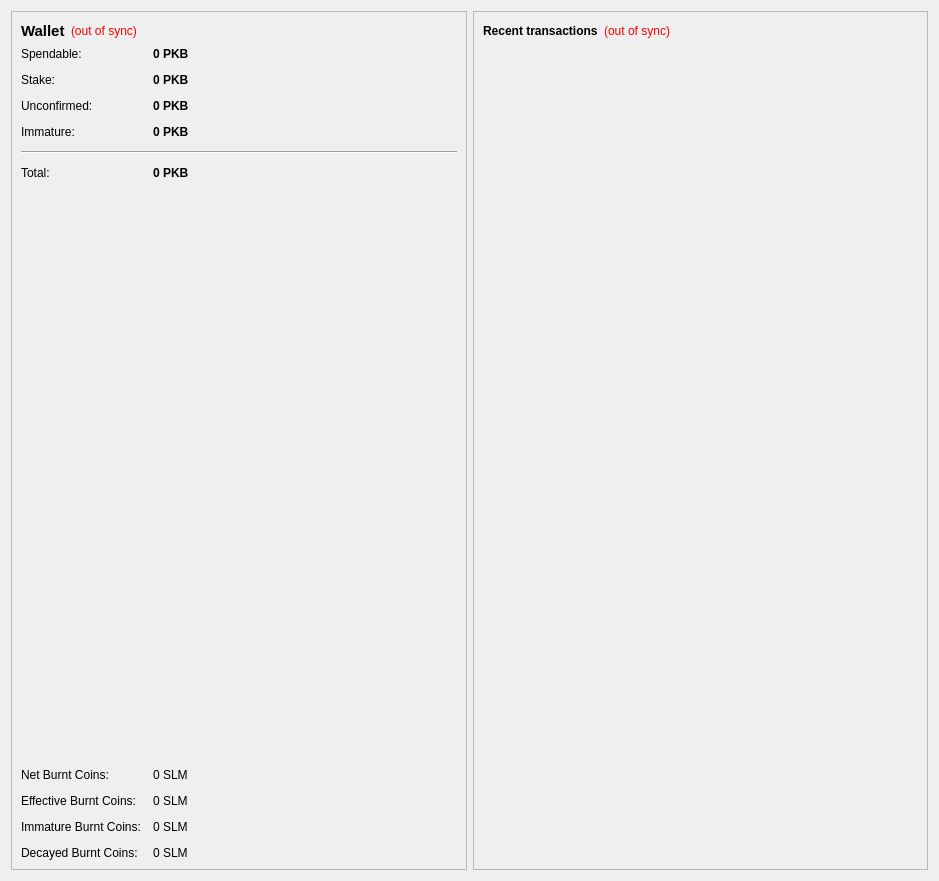
<?xml version="1.0" encoding="UTF-8"?>
<ui version="4.0">
 <class>OverviewPage</class>
 <widget class="QWidget" name="OverviewPage">
  <property name="geometry">
   <rect>
    <x>0</x>
    <y>0</y>
    <width>939</width>
    <height>881</height>
   </rect>
  </property>
  <property name="windowTitle">
   <string>Form</string>
  </property>
  <layout class="QHBoxLayout" name="horizontalLayout" stretch="0,0">
   <item>
    <layout class="QVBoxLayout" name="verticalLayout_2">
     <item>
      <widget class="QFrame" name="frame">
       <property name="frameShape">
        <enum>QFrame::StyledPanel</enum>
       </property>
       <property name="frameShadow">
        <enum>QFrame::Raised</enum>
       </property>
       <layout class="QVBoxLayout" name="verticalLayout_4">
        <item>
         <layout class="QHBoxLayout" name="horizontalLayout_4">
          <item>
           <widget class="QLabel" name="label_5">
            <property name="font">
             <font>
              <pointsize>11</pointsize>
              <weight>75</weight>
              <bold>true</bold>
             </font>
            </property>
            <property name="text">
             <string>Wallet</string>
            </property>
           </widget>
          </item>
          <item>
           <widget class="QLabel" name="labelWalletStatus">
            <property name="toolTip">
             <string>The displayed information may be out of date. Your wallet automatically synchronizes with the BitCrystalSaphir network after a connection is established, but this process has not completed yet.</string>
            </property>
            <property name="styleSheet">
             <string notr="true">QLabel { color: red; }</string>
            </property>
            <property name="text">
             <string notr="true">(out of sync)</string>
            </property>
            <property name="alignment">
             <set>Qt::AlignLeading|Qt::AlignLeft|Qt::AlignVCenter</set>
            </property>
           </widget>
          </item>
          <item>
           <spacer name="horizontalSpacer_2">
            <property name="orientation">
             <enum>Qt::Horizontal</enum>
            </property>
            <property name="sizeHint" stdset="0">
             <size>
              <width>40</width>
              <height>20</height>
             </size>
            </property>
           </spacer>
          </item>
         </layout>
        </item>
        <item>
         <layout class="QFormLayout" name="formLayout_2">
          <property name="fieldGrowthPolicy">
           <enum>QFormLayout::AllNonFixedFieldsGrow</enum>
          </property>
          <property name="horizontalSpacing">
           <number>12</number>
          </property>
          <property name="verticalSpacing">
           <number>12</number>
          </property>
          <item row="0" column="0">
           <widget class="QLabel" name="label">
            <property name="text">
             <string>Spendable:</string>
            </property>
           </widget>
          </item>
          <item row="0" column="1">
           <widget class="QLabel" name="labelBalance">
            <property name="font">
             <font>
              <weight>75</weight>
              <bold>true</bold>
             </font>
            </property>
            <property name="cursor">
             <cursorShape>IBeamCursor</cursorShape>
            </property>
            <property name="toolTip">
             <string>Your current spendable balance</string>
            </property>
            <property name="text">
             <string notr="true">0 PKB</string>
            </property>
            <property name="textInteractionFlags">
             <set>Qt::LinksAccessibleByMouse|Qt::TextSelectableByKeyboard|Qt::TextSelectableByMouse</set>
            </property>
           </widget>
          </item>
          <item row="1" column="0">
           <widget class="QLabel" name="label_6">
            <property name="text">
             <string>Stake:</string>
            </property>
           </widget>
          </item>
          <item row="1" column="1">
           <widget class="QLabel" name="labelStake">
            <property name="font">
             <font>
              <weight>75</weight>
              <bold>true</bold>
             </font>
            </property>
            <property name="cursor">
             <cursorShape>IBeamCursor</cursorShape>
            </property>
            <property name="toolTip">
             <string>Total of coins that was staked, and do not yet count toward the current balance</string>
            </property>
            <property name="text">
             <string notr="true">0 PKB</string>
            </property>
            <property name="textInteractionFlags">
             <set>Qt::LinksAccessibleByMouse|Qt::TextSelectableByKeyboard|Qt::TextSelectableByMouse</set>
            </property>
           </widget>
          </item>
          <item row="2" column="0">
           <widget class="QLabel" name="label_3">
            <property name="text">
             <string>Unconfirmed:</string>
            </property>
           </widget>
          </item>
          <item row="2" column="1">
           <widget class="QLabel" name="labelUnconfirmed">
            <property name="font">
             <font>
              <weight>75</weight>
              <bold>true</bold>
             </font>
            </property>
            <property name="cursor">
             <cursorShape>IBeamCursor</cursorShape>
            </property>
            <property name="toolTip">
             <string>Total of transactions that have yet to be confirmed, and do not yet count toward the current balance</string>
            </property>
            <property name="text">
             <string notr="true">0 PKB</string>
            </property>
            <property name="textInteractionFlags">
             <set>Qt::LinksAccessibleByMouse|Qt::TextSelectableByKeyboard|Qt::TextSelectableByMouse</set>
            </property>
           </widget>
          </item>
          <item row="3" column="0">
           <widget class="QLabel" name="labelImmatureText">
            <property name="text">
             <string>Immature:</string>
            </property>
           </widget>
          </item>
          <item row="3" column="1">
           <widget class="QLabel" name="labelImmature">
            <property name="font">
             <font>
              <weight>75</weight>
              <bold>true</bold>
             </font>
            </property>
            <property name="toolTip">
             <string>Mined balance that has not yet matured</string>
            </property>
            <property name="text">
             <string notr="true">0 PKB</string>
            </property>
            <property name="textInteractionFlags">
             <set>Qt::LinksAccessibleByMouse|Qt::TextSelectableByKeyboard|Qt::TextSelectableByMouse</set>
            </property>
           </widget>
          </item>
          <item row="4" column="0" colspan="2">
           <widget class="Line" name="line">
            <property name="orientation">
             <enum>Qt::Horizontal</enum>
            </property>
           </widget>
          </item>
          <item row="5" column="0">
           <widget class="QLabel" name="labelTotalText">
            <property name="text">
             <string>Total:</string>
            </property>
           </widget>
          </item>
          <item row="5" column="1">
           <widget class="QLabel" name="labelTotal">
            <property name="font">
             <font>
              <weight>75</weight>
              <bold>true</bold>
             </font>
            </property>
            <property name="cursor">
             <cursorShape>IBeamCursor</cursorShape>
            </property>
            <property name="toolTip">
             <string>Your current total balance</string>
            </property>
            <property name="text">
             <string notr="true">0 PKB</string>
            </property>
            <property name="textInteractionFlags">
             <set>Qt::LinksAccessibleByMouse|Qt::TextSelectableByKeyboard|Qt::TextSelectableByMouse</set>
            </property>
           </widget>
          </item>
          <item row="7" column="0">
           <widget class="QLabel" name="label_7">
            <property name="toolTip">
             <string/>
            </property>
            <property name="text">
             <string>Net Burnt Coins:</string>
            </property>
           </widget>
          </item>
          <item row="7" column="1">
           <widget class="QLabel" name="labelNetBurnCoins">
            <property name="text">
             <string>0 SLM</string>
            </property>
           </widget>
          </item>
          <item row="6" column="1">
           <spacer name="verticalSpacer_3">
            <property name="orientation">
             <enum>Qt::Vertical</enum>
            </property>
            <property name="sizeType">
             <enum>QSizePolicy::Expanding</enum>
            </property>
            <property name="sizeHint" stdset="0">
             <size>
              <width>20</width>
              <height>40</height>
             </size>
            </property>
           </spacer>
          </item>
          <item row="8" column="0">
           <widget class="QLabel" name="label_8">
            <property name="toolTip">
             <string/>
            </property>
            <property name="text">
             <string>Effective Burnt Coins:</string>
            </property>
           </widget>
          </item>
          <item row="8" column="1">
           <widget class="QLabel" name="labelEffBurnCoins">
            <property name="text">
             <string>0 SLM</string>
            </property>
           </widget>
          </item>
          <item row="9" column="0">
           <widget class="QLabel" name="label_10">
            <property name="toolTip">
             <string/>
            </property>
            <property name="text">
             <string>Immature Burnt Coins:</string>
            </property>
           </widget>
          </item>
          <item row="9" column="1">
           <widget class="QLabel" name="labelImmBurnCoins">
            <property name="text">
             <string>0 SLM</string>
            </property>
           </widget>
          </item>
          <item row="10" column="0">
           <widget class="QLabel" name="label_12">
            <property name="toolTip">
             <string/>
            </property>
            <property name="text">
             <string>Decayed Burnt Coins:</string>
            </property>
           </widget>
          </item>
          <item row="10" column="1">
           <widget class="QLabel" name="labelDecayBurnCoins">
            <property name="text">
             <string>0 SLM</string>
            </property>
           </widget>
          </item>
         </layout>
        </item>
       </layout>
      </widget>
     </item>
    </layout>
   </item>
   <item>
    <layout class="QVBoxLayout" name="verticalLayout_3">
     <item>
      <widget class="QFrame" name="frame_2">
       <property name="frameShape">
        <enum>QFrame::StyledPanel</enum>
       </property>
       <property name="frameShadow">
        <enum>QFrame::Raised</enum>
       </property>
       <layout class="QVBoxLayout" name="verticalLayout">
        <item>
         <layout class="QHBoxLayout" name="horizontalLayout_2">
          <item>
           <widget class="QLabel" name="label_4">
            <property name="text">
             <string>&lt;b&gt;Recent transactions&lt;/b&gt;</string>
            </property>
           </widget>
          </item>
          <item>
           <widget class="QLabel" name="labelTransactionsStatus">
            <property name="toolTip">
             <string>The displayed information may be out of date. Your wallet automatically synchronizes with the BitCrystalSaphir network after a connection is established, but this process has not completed yet.</string>
            </property>
            <property name="styleSheet">
             <string notr="true">QLabel { color: red; }</string>
            </property>
            <property name="text">
             <string notr="true">(out of sync)</string>
            </property>
            <property name="alignment">
             <set>Qt::AlignRight|Qt::AlignTrailing|Qt::AlignVCenter</set>
            </property>
           </widget>
          </item>
          <item>
           <spacer name="horizontalSpacer">
            <property name="orientation">
             <enum>Qt::Horizontal</enum>
            </property>
            <property name="sizeHint" stdset="0">
             <size>
              <width>40</width>
              <height>20</height>
             </size>
            </property>
           </spacer>
          </item>
         </layout>
        </item>
        <item>
         <widget class="QListView" name="listTransactions">
          <property name="styleSheet">
           <string notr="true">QListView { background: transparent; }</string>
          </property>
          <property name="frameShape">
           <enum>QFrame::NoFrame</enum>
          </property>
          <property name="verticalScrollBarPolicy">
           <enum>Qt::ScrollBarAlwaysOff</enum>
          </property>
          <property name="horizontalScrollBarPolicy">
           <enum>Qt::ScrollBarAlwaysOff</enum>
          </property>
          <property name="selectionMode">
           <enum>QAbstractItemView::NoSelection</enum>
          </property>
         </widget>
        </item>
       </layout>
      </widget>
     </item>
    </layout>
   </item>
  </layout>
 </widget>
 <resources>
  <include location="../bitcoin.qrc"/>
 </resources>
 <connections/>
</ui>
